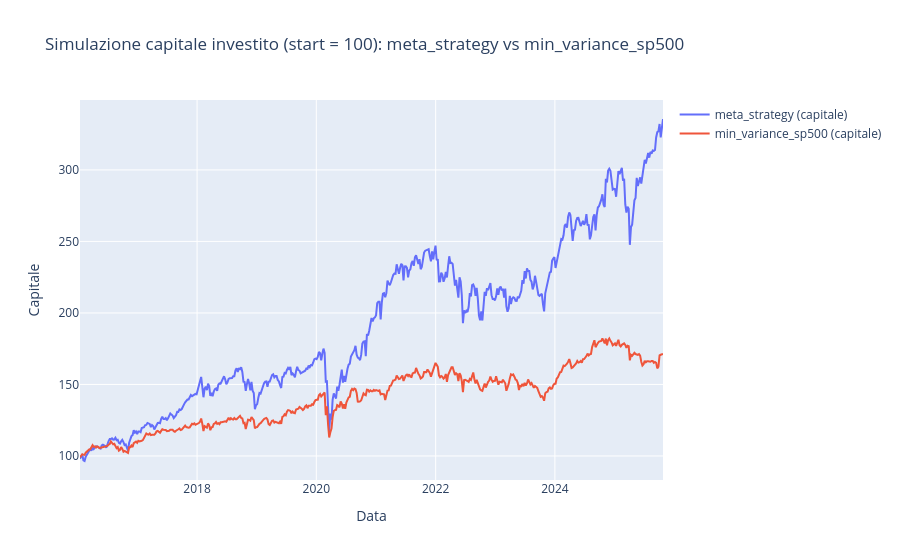

Write notebook code for a chart like this one.
### Code cell
simulate_capital(
    "meta_strategy",
    "min_variance_sp500",
    start_capital=100,
    df=final_df
)

### Figure 1 — Plotly figure (JSON) as saved in the notebook; plotly's stock layout.template omitted (floating-point values rounded to 4 significant figures; data arrays with more than 128 entries replaced by an {"elided": "..."} marker saying what was removed)
{"data": [{"mode": "lines", "name": "meta_strategy (capitale)", "type": "scatter", "x": {"elided": "511 str values"}, "y": {"elided": "511 float values"}}, {"mode": "lines", "name": "min_variance_sp500 (capitale)", "type": "scatter", "x": {"elided": "511 str values"}, "y": {"elided": "511 float values"}}], "layout": {"autosize": true, "hovermode": "x unified", "title": {"text": "Simulazione capitale investito (start = 100): meta_strategy vs min_variance_sp500"}, "xaxis": {"autorange": true, "range": ["2016-01-15", "2025-10-24"], "title": {"text": "Data"}, "type": "date"}, "yaxis": {"autorange": true, "range": [83.19, 348.9], "title": {"text": "Capitale"}, "type": "linear"}}}
